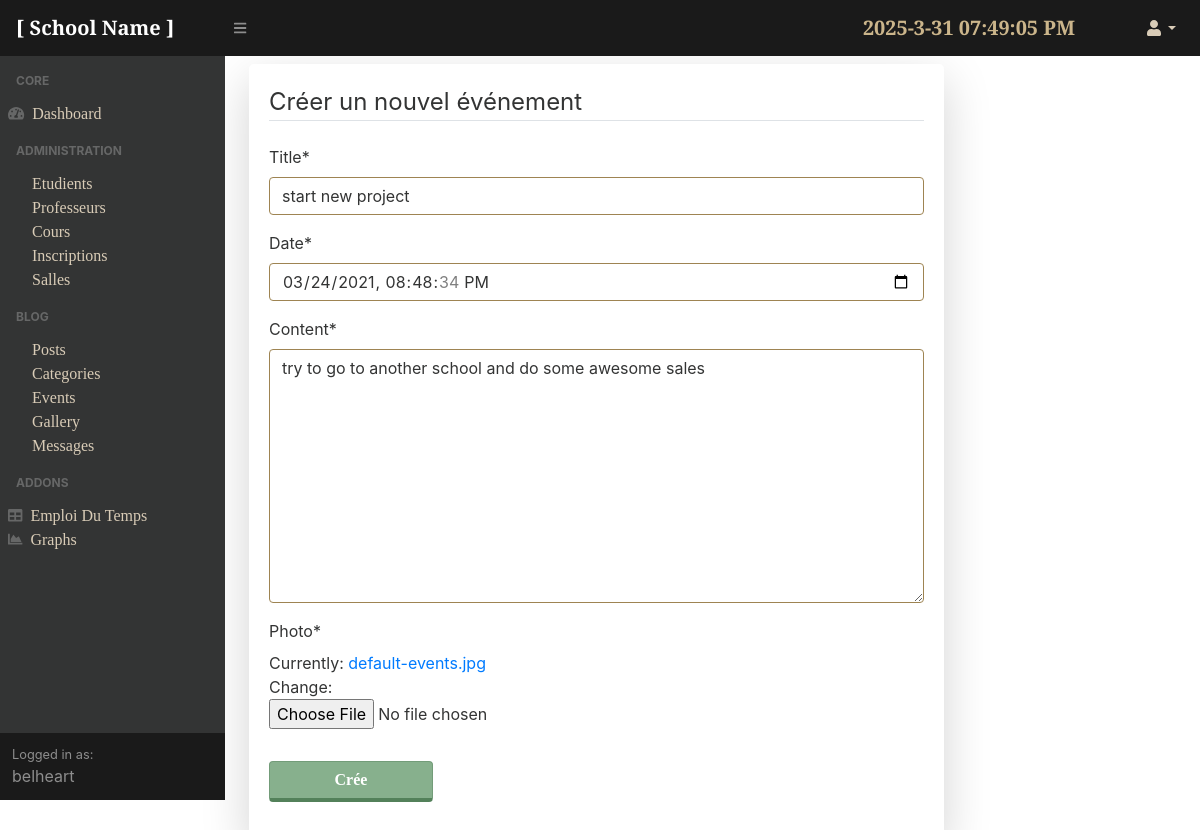
The app's page /adminpanel/events/5/update (signed in) with its own data.
### school/models.py (models this page shows, shortened)
class Events(models.Model):
    title = models.CharField(max_length = 200)
    date = models.DateTimeField()
    content = models.TextField()
    photo = models.ImageField(default='default-events.jpg', upload_to='events_pics')

### adminpanel/views.py (the view)
# urls.py: path('events/<int:pk>/update', eventUpdate.as_view(), name="event-update"),
class eventUpdate(LoginRequiredMixin, UpdateView):
    model = Events
    fields = ['title', 'date', 'content', 'photo']
    success_url = '/adminpanel/events'
    def get_form(self):
        form = super(eventUpdate, self).get_form()
        form.fields['date'].widget = DateTimeInput(attrs={'type':'datetime-local', 'placeholder':'0000-00-00T00:00'})
        return form

### school/templates/school/events_form.html (shortened to what this page needs)
{% extends 'adminpanel/base.html' %}
{% load crispy_forms_tags %}
{% block content %}
<div class="card shadow-lg border-0 rounded-lg mt-2 w-75">
    <div class="card-body">
	<div class="content-section">
		<form method='POST' enctype="multipart/form-data">
		<fieldset class="form-group">
			<legend class="border-bottom mb-4">Créer un nouvel événement </legend>
			{{ form|crispy }}
		</fieldset>
		<div class="form-group">
			<button class="btn btn-outline-success btn-block w-25" type="submit">Crée</button>
		</div>
		</form>
	</div>
</div>
</div>
{% endblock %}

### adminpanel/templates/adminpanel/base.html (shortened to what this page needs)
{%load static%}
<!DOCTYPE html>
<html lang="en">
    <head>
    <link href="{% static 'adminpanel/assets/css/styles.css'%}" rel="stylesheet" />
    <link href="https://cdn.datatables.net/1.10.20/css/dataTables.bootstrap4.min.css" rel="stylesheet" />
    </head>
    <body class="sb-nav-fixed">
        <nav class="sb-topnav navbar navbar-expand navbar-dark bg-dark">
            <a class="navbar-brand" href="{% url 'blog-home' %}">[ School Name ]</a>
            <button class="btn btn-link btn-sm order-1 order-lg-0" id="sidebarToggle" href="#"><i class="fas fa-bars"></i></button>
            <form class="d-none d-md-inline-block form-inline ml-auto mr-0 mr-md-3 my-2 my-md-0">
                <p id="MyClockDisplay"  class="navbar-brand mr-5 text-gold" onload="showTime()"></p>
            </form>
            <ul class="navbar-nav ml-auto ml-md-0">
                <li class="nav-item dropdown">
                    <a class="nav-link dropdown-toggle" id="userDropdown" href="#" role="button" data-toggle="dropdown" aria-haspopup="true" aria-expanded="false"><i class="fas fa-user fa-fw"></i></a>
                </li>
            </ul>
        </nav>
        <div id="layoutSidenav">
            <div id="layoutSidenav_nav">
                <nav class="sb-sidenav accordion sb-sidenav-dark" id="sidenavAccordion">
                    <div class="sb-sidenav-menu">
                        <div class="nav">
                            <div class="sb-sidenav-menu-heading">Core</div>
                            <a class="nav-link" href="{% url 'dashboard' %}">
                                <div class="sb-nav-link-icon"><i class="fas fa-tachometer-alt"></i></div>
                                Dashboard
                            </a>
                            <div class="sb-sidenav-menu-heading">Administration</div>
                            <div class="collapse show" id="collapseLayouts" aria-labelledby="headingOne" data-parent="#sidenavAccordion" style="">
                                <nav class="sb-sidenav-menu-nested nav">
                                    <a class="nav-link" href="{% url 'students' %}">Etudients</a>
                                    <a class="nav-link" href="{% url 'teachers' %}">Professeurs</a>
                                    <a class="nav-link" href="{% url 'courses' %}">Cours</a>
                                    <a class="nav-link" href="{% url 'inscriptions' %}">Inscriptions</a>
                                    <a class="nav-link" href="{% url 'salles' %}">Salles</a>
                                </nav>
                            </div>
                            <div class="sb-sidenav-menu-heading">Blog</div>
                            <div class="collapse show" id="collapseLayouts" aria-labelledby="headingOne" data-parent="#sidenavAccordion" style="">
                                <nav class="sb-sidenav-menu-nested nav">
                                    <a class="nav-link" href="{% url 'blog-posts' %}">Posts</a>
                                    <a class="nav-link" href="{% url 'categories' %}">Categories</a>
                                    <a class="nav-link" href="{% url 'events-admin' %}">Events</a>
                                    <a class="nav-link" href="{% url 'gallery' %}">Gallery</a>
                                    <a class="nav-link" href="{% url 'messages' %}">Messages</a>
                                </nav>
                            </div>
                            <div class="sb-sidenav-menu-heading">Addons</div>
                            <a class="nav-link" href="{% url 'schedule'%}">
                                <div class="sb-nav-link-icon"><i class="fas fa-table"></i></div>
                                Emploi Du Temps
                            </a>
                            <a class="nav-link" href="{% url 'charts'%}">
                                <div class="sb-nav-link-icon"><i class="fas fa-chart-area"></i></div>
                                Graphs
                            </a>
                        </div>
                    </div>
                    <div class="sb-sidenav-footer">
                        <div class="small">Logged in as:</div>
                        {{user.username}}
                    </div>
                </nav>
            </div>
        <div id='layoutSidenav_content'>
        <main>
        <div class="container-fluid">
            {% block content %}{% endblock %}
        </div>
        </main>
        </div>
    </body>
</html>

### records on screen
Events: title "start new project", date "03/24/2021 20:48:34", content "try to go to another school and do some awesome sales"

### other values on screen
{{ user.username }} "belheart"
